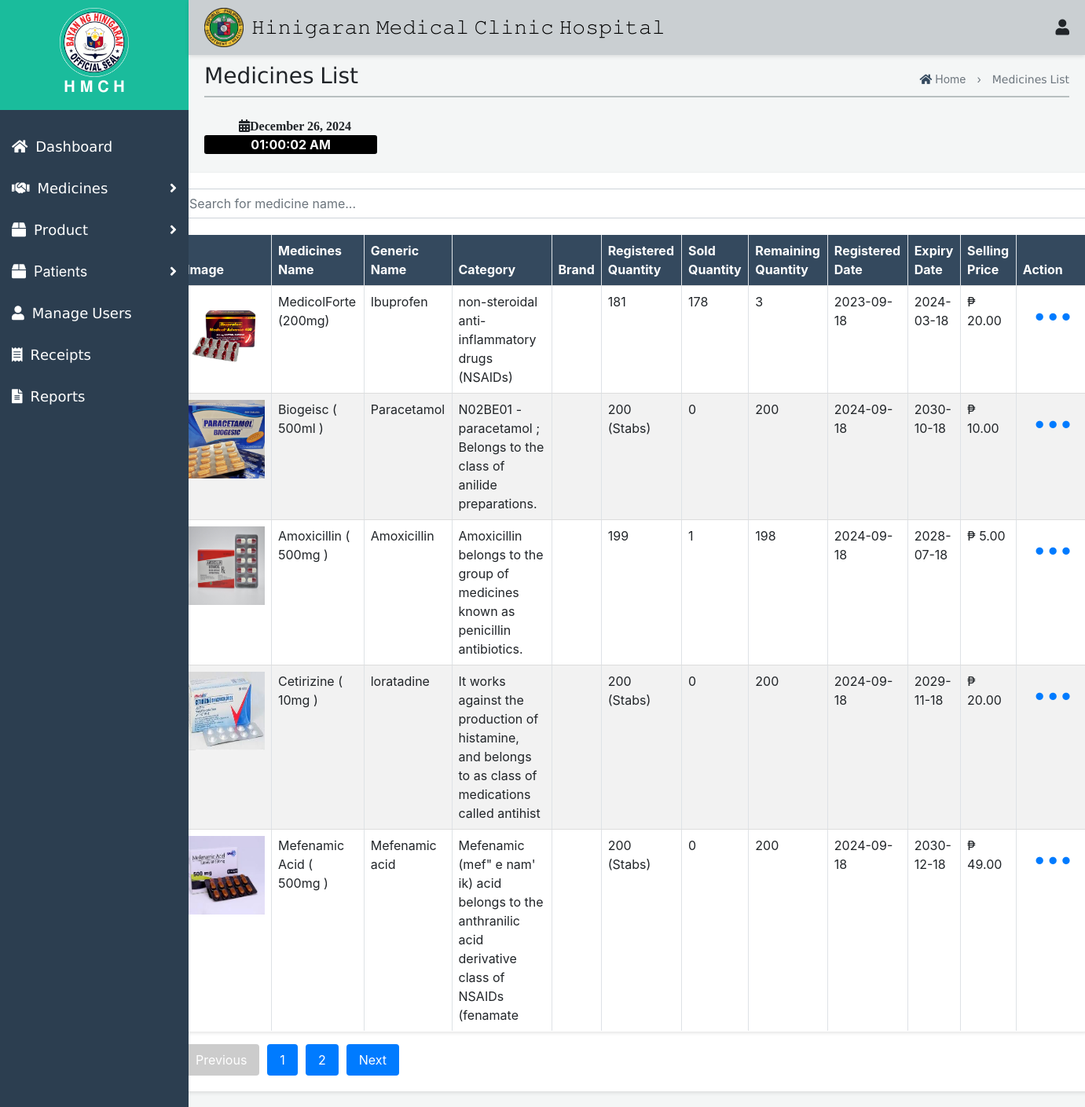
/Admin/PharmacyMedicineList.php, run on an earlier commit of the app's database.
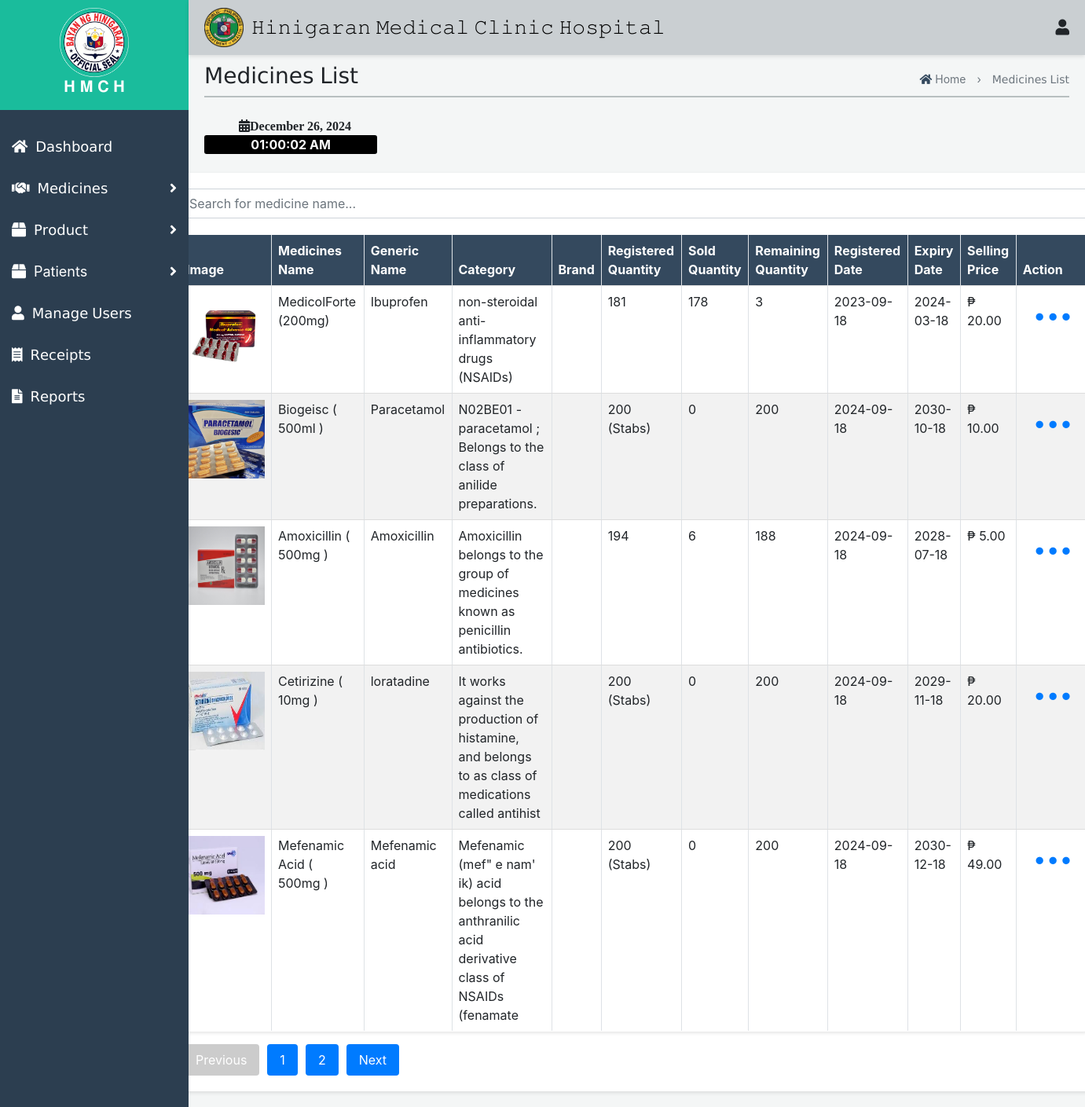
And on a later commit of the database.
### tables this page shows
CREATE TABLE `pharmacy_medicines_products` (
  `id` int(11) NOT NULL,
  `medicine_product` varchar(255) NOT NULL,
  `image` varchar(255) NOT NULL,
  `generic_name` varchar(255) NOT NULL,
  `category` varchar(100) NOT NULL,
  `registered_quantity` varchar(255) NOT NULL,
  `sold_quantity` int(11) NOT NULL,
  `remain_quantity` varchar(255) GENERATED ALWAYS AS (`registered_quantity` - `sold_quantity`) VIRTUAL,
  `registered` date NOT NULL,
  `expiry` date NOT NULL,
  `selling_price` decimal(10,2) NOT NULL
);

### Admin/PharmacyMedicineList.php (the view, shortened to what the changed rows need)
<?php
$servername = "localhost";
$username = "root";
$password = "";
$dbname = "database";
$conn = new mysqli($servername, $username, $password, $dbname);
$records_per_page = 5;
$page = isset($_GET['page']) ? (int)$_GET['page'] : 1;
$start_from = ($page - 1) * $records_per_page;
$sql = "SELECT * FROM pharmacy_medicines_products LIMIT $start_from, $records_per_page";
$result = $conn->query($sql);
?>
<!DOCTYPE html>
<html lang="en">
<head>
    <link rel="stylesheet" href="Med.css">
    <link rel="stylesheet" href="Receipt.css">
    <link href="https://maxcdn.bootstrapcdn.com/bootstrap/4.5.2/css/bootstrap.min.css" rel="stylesheet">
    <link href="https://cdnjs.cloudflare.com/ajax/libs/font-awesome/5.15.4/css/all.min.css" rel="stylesheet">
</head>
<body>
    <div class="top-nav">
    <div class="icon-container">
        <h1>𝙷𝚒𝚗𝚒𝚐𝚊𝚛𝚊𝚗 𝙼𝚎𝚍𝚒𝚌𝚊𝚕 𝙲𝚕𝚒𝚗𝚒𝚌 𝙷𝚘𝚜𝚙𝚒𝚝𝚊𝚕</h1>
    </div>
</div>
       <div id="mySidenav" class="side-nav">
        <div class="logo-container">
            <h2>𝐇 𝐌 𝐂 𝐇</h2>
        </div>
    </div>
    <div id="mainContent" class="main-content">
<div class="first1" style="opacity: 0.9; border-top: 2px solid #b2babb; margin-top: -20px;"></div><br>
<div class="container mt-4">
<div class="medicines-content-wrapper" style="width: 112%; margin-left: -67px;">
    <table id="medicines-table" class="table table-bordered">
        <thead>
            <tr>
                <th>Image</th>
                <th>Medicines Name</th>
                <th>Generic Name</th>
                <th>Category</th>
                <th>Brand</th>
                <th>Registered Quantity</th>
                <th>Sold Quantity</th>
                <th>Remaining Quantity</th>
                <th>Registered Date</th>
                <th>Expiry Date</th>
                <th>Selling Price</th>
                <th>Action</th>
            </tr>
        </thead>
        <tbody>
            <?php if ($result->num_rows > 0): ?>
                <?php while($row = $result->fetch_assoc()): ?>
                    <tr>
                        <td><img src="<?= $row["image"] ?>" alt="Product Image"></td>
                        <td><?= $row["medicine_product"] ?></td>
                        <td><?= $row["generic_name"] ?></td>
                        <td><?= $row["category"] ?></td>
                        <td><?= $row["brand"] ?></td>
                        <td><?= $row["registered_quantity"] ?></td>
                        <td><?= $row["sold_quantity"] ?></td>
                        <td><?= $row["remain_quantity"] ?></td>
                        <td><?= $row["registered"] ?></td>
                        <td><?= $row["expiry"] ?></td>
                        <td>₱ <?= $row["selling_price"] ?></td>
                        <td>
                            <button class="btn btn-link" type="button" id="dropdownMenuButton" data-toggle="dropdown" aria-haspopup="true" aria-expanded="false" style="text-decoration: none; font-size: 30px">
                                •••
                            </button>
                        </td>
                    </tr>
                <?php endwhile; ?>
            <?php else: ?>
                <tr><td colspan="11">No records found</td></tr>
            <?php endif; ?>
        </tbody>
    </table>
</div>
</body>
</html>

What changed in the data, as far as the page shows it:
changed pharmacy_medicines_products "Amoxicillin ( 500mg )": registered_quantity "199" → "194"; sold_quantity "1" → "6"; remain_quantity "198" → "188"
